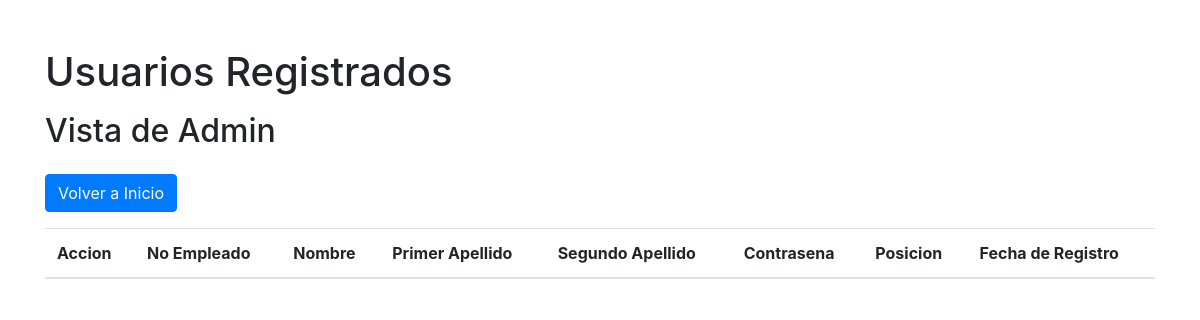
The page /inicio_admin/ on the database as committed earlier.
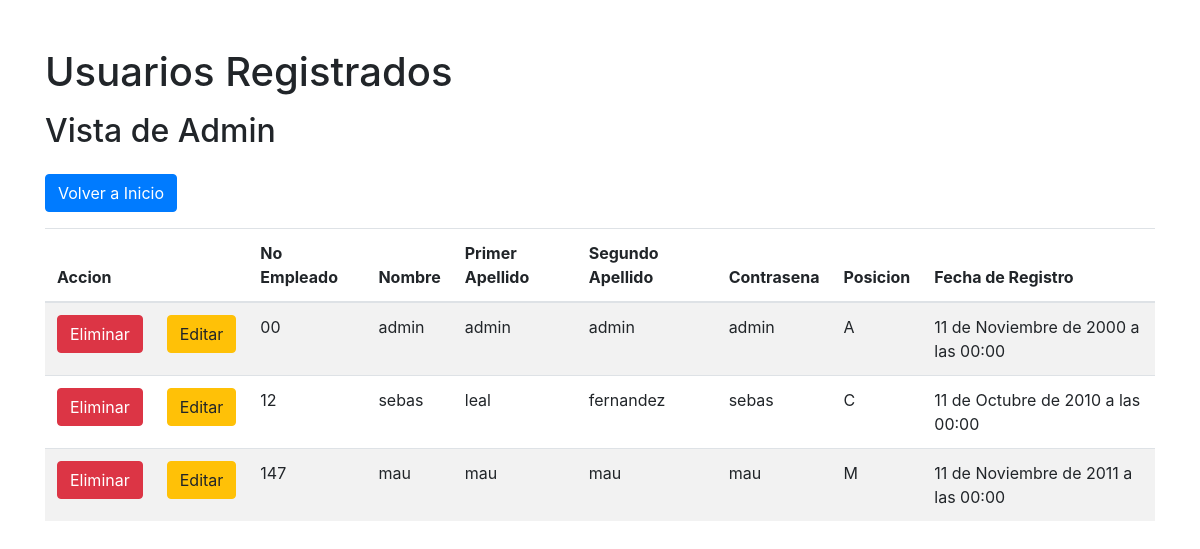
The same page on the database as committed later.
### modulo/restaurante/models.py (models this page shows, shortened)
class USUARIO(models.Model):
    posiciones = [
        ('C', 'Chef'),
        ('M', 'Mesero'),
        ('A', 'Administrador')
    ]
    IdUsuario = models.AutoField(primary_key=True)
    NoEmpleado = models.CharField(max_length=10)
    Nombre = models.CharField(max_length=80)
    PrimerApellido = models.CharField(max_length=50)
    SegundoApellido = models.CharField(max_length=50)
    Contrasena = models.CharField(max_length=50)
    Posicion = models.CharField(max_length=1, choices=posiciones)
    FechaRegistro = models.DateTimeField()

### modulo/restaurante/views.py (the view)
# urls.py: path("inicio_admin/", views.inicio_admin, name="inicio_admin"),
def inicio_admin(request):
    return render(request, "admin_root.html", {"tblUsuarios": USUARIO.objects.all()})

### modulo/restaurante/templates/admin_root.html (shortened to what this page needs)
<!DOCTYPE html>
<html lang="en">
<head>
    <link rel="stylesheet" href="https://maxcdn.bootstrapcdn.com/bootstrap/4.0.0/css/bootstrap.min.css">
</head>
<body>
    <div class="container">
        <h1 class="mt-5">Usuarios Registrados</h1>
        <h2 class="mt-3">Vista de Admin</h2>
        <a href="{% url 'home' %}" class="btn btn-primary mt-3">Volver a Inicio</a>
        <table class="table table-striped mt-3">
            <thead>
                <tr>
                    <th colspan="2">Accion</th>
                    <th>No Empleado</th>
                    <th>Nombre</th>
                    <th>Primer Apellido</th>
                    <th>Segundo Apellido</th>
                    <th>Contrasena</th>
                    <th>Posicion</th>
                    <th>Fecha de Registro</th>
                </tr>
            </thead>
            <tbody>
                {% for usuario in tblUsuarios %}
                <tr>
                    <td><a href="/eliminarUsuario/{{usuario.IdUsuario}}" class="btn btn-danger">Eliminar</a></td>
                    <td><a href="/editarUsuario/{{usuario.IdUsuario}}" class="btn btn-warning">Editar</a></td>
                    <td>{{ usuario.NoEmpleado }}</td>
                    <td>{{ usuario.Nombre }}</td>
                    <td>{{ usuario.PrimerApellido }}</td>
                    <td>{{ usuario.SegundoApellido }}</td>
                    <td>{{ usuario.Contrasena }}</td>
                    <td>{{ usuario.Posicion }}</td>
                    <td>{{ usuario.FechaRegistro }}</td>
                </tr>
                {% endfor %}
            </tbody>
        </table>
    </div>
</body>
</html>

Rows that differ between the two databases and show on the page:
added USUARIO: NoEmpleado "00", Nombre "admin", PrimerApellido "admin", SegundoApellido "admin", Contrasena "admin", Posicion "A", FechaRegistro "11 de Noviembre de 2000 a las 00:00"
added USUARIO: NoEmpleado "12", Nombre "sebas", PrimerApellido "leal", SegundoApellido "fernandez", Contrasena "sebas", Posicion "C", FechaRegistro "11 de Octubre de 2010 a las 00:00"
added USUARIO: NoEmpleado "147", Nombre "mau", PrimerApellido "mau", SegundoApellido "mau", Contrasena "mau", Posicion "M", FechaRegistro "11 de Noviembre de 2011 a las 00:00"
